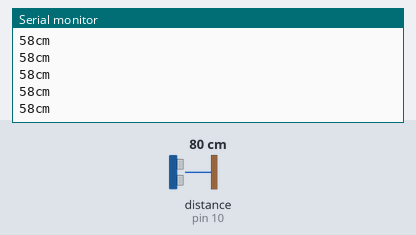
The sketch below on a simulated Arduino Uno, built with avr-gcc and run on an emulated ATmega328P. Parts: the last lines printed to the serial monitor. Wiring (inferred from the names in the program): ultrasonic range finder: trigger pin 9; echo pin 10. Inputs (shaded band) come from the test bench; at power-on: distance to the obstacle (sensor on pin 10) 80 cm. The echo pulse lasts 58.3 µs per cm.

Above: at 1.2 s.
1.3 s: distance to the obstacle (sensor on pin 10) set to 18 cm
At 1.85 s:
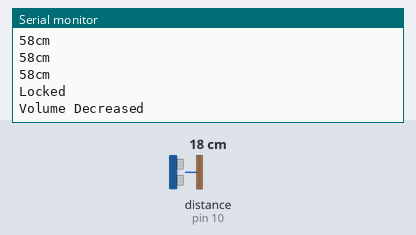
3.1 s: distance to the obstacle (sensor on pin 10) set to 13 cm
At 3.35 s:
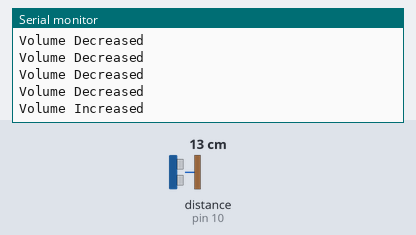

The sketch:

Arduino_Python_motion.ino
```cpp
const int trig = 9;   //digital pin of trigger
const int echo = 10;   //digital pin of echo
long duration,cm;


void setup() {
  Serial.begin(9600);   //Starts the serial monitor
  pinMode(trig, OUTPUT);
  pinMode(echo, INPUT);

 }

//function to calculate distance
void calculate_distance(int trig, int echo)
{
  digitalWrite(trig, LOW);
  delayMicroseconds(2);
  digitalWrite(trig, HIGH);
  delayMicroseconds(10);
  digitalWrite(trig, LOW);

  duration = pulseIn(echo, HIGH);   //duration is taken in time so we need to convert it in cm by the following formula
  cm = (duration/2) * 0.0343;

  if(cm > 58)   //you can limit any value for the scale but I found 58 more suitable
    cm = 58;

}

void loop() {

  calculate_distance(trig, echo);

  //Play/Pause
  if(cm > 25 && cm < 58)    //if any obstruction is introduced between the given scale, it prints 'Play/Pause' in the serial monitor
  {
    Serial.println("Play/Pause");
    delay(500);
    calculate_distance(trig, echo);
  }

 //Lock
if (cm>=10 && cm<=20)
{
  delay(100); // Hold Time
  calculate_distance(trig,echo);

  if (cm>=10 && cm<=20)   //confirms that the obstruction is locked in the given scale
  {
    Serial.println("Locked");
    while(cm<=50)
    {
      calculate_distance(trig,echo);
      if (cm > 2 && cm < 15) //pushed in
      {Serial.println ("Volume Increased"); delay (300);}
      if (cm > 15 && cm < 30) //pulled out
      {Serial.println ("Volume Decreased"); delay (300);}
    }
  }
}

  Serial.print(cm);
  Serial.print("cm");
  Serial.println();

  delay(250);
 }


/* You can always tweak any of the values defined in the code which is suitable for your needs.*/
```

Measured:
- the behaviour switches between 16 and 15 cm on distance to the obstacle (sensor on pin 10) (found by bisection; images 1 and 2)
- after the input at 1.3 s, the serial monitor: prints a new line after 0.34 s (image 1)
- after the input at 3.1 s, the serial monitor: prints a new line after 0.05 s (image 2)
